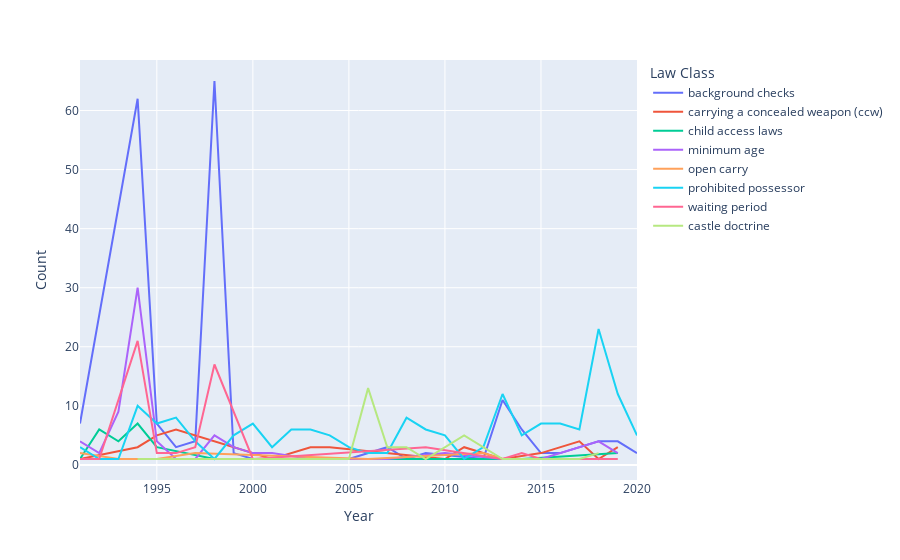

Write notebook code for a chart like this one.
### Code cell
test = laws[['Law Class','Year']]
classes = [
    'registration',
    'safety training required',
    'dealer license',
    'firearm sales restrictions',
    'permit to purchase'
]
test = test[~test['Law Class'].isin(classes)]
#test = test[test['Law Class']=='waiting period']
test = test.groupby(['Year','Law Class']).size().reset_index()
test = test.rename(columns={0: 'Count'})
test.head()
fig = px.line(test,x="Year",y='Count',color='Law Class')

fig.show()

### Figure 1 — Plotly figure (JSON) as saved in the notebook; plotly's stock layout.template omitted (floating-point values rounded to 4 significant figures)
{"data": [{"hovertemplate": "Law Class=background checks<br>Year=%{x}<br>Count=%{y}<extra></extra>", "legendgroup": "background checks", "line": {"color": "#636efa", "dash": "solid"}, "marker": {"symbol": "circle"}, "mode": "lines", "name": "background checks", "orientation": "v", "showlegend": true, "type": "scatter", "x": [1991, 1994, 1995, 1996, 1997, 1998, 1999, 2000, 2001, 2005, 2007, 2008, 2009, 2012, 2013, 2014, 2015, 2016, 2018, 2019, 2020], "xaxis": "x", "y": [7, 62, 7, 3, 4, 65, 2, 1, 1, 1, 3, 1, 2, 1, 11, 6, 2, 2, 4, 4, 2], "yaxis": "y"}, {"hovertemplate": "Law Class=carrying a concealed weapon (ccw)<br>Year=%{x}<br>Count=%{y}<extra></extra>", "legendgroup": "carrying a concealed weapon (ccw)", "line": {"color": "#EF553B", "dash": "solid"}, "marker": {"symbol": "circle"}, "mode": "lines", "name": "carrying a concealed weapon (ccw)", "orientation": "v", "showlegend": true, "type": "scatter", "x": [1991, 1994, 1995, 1996, 2001, 2003, 2004, 2007, 2010, 2011, 2013, 2015, 2016, 2017, 2018, 2019], "xaxis": "x", "y": [1, 3, 5, 6, 1, 3, 3, 2, 1, 3, 1, 2, 3, 4, 1, 3], "yaxis": "y"}, {"hovertemplate": "Law Class=child access laws<br>Year=%{x}<br>Count=%{y}<extra></extra>", "legendgroup": "child access laws", "line": {"color": "#00cc96", "dash": "solid"}, "marker": {"symbol": "circle"}, "mode": "lines", "name": "child access laws", "orientation": "v", "showlegend": true, "type": "scatter", "x": [1991, 1992, 1993, 1994, 1995, 1998, 2000, 2001, 2014, 2019], "xaxis": "x", "y": [1, 6, 4, 7, 3, 1, 1, 1, 1, 2], "yaxis": "y"}, {"hovertemplate": "Law Class=minimum age<br>Year=%{x}<br>Count=%{y}<extra></extra>", "legendgroup": "minimum age", "line": {"color": "#ab63fa", "dash": "solid"}, "marker": {"symbol": "circle"}, "mode": "lines", "name": "minimum age", "orientation": "v", "showlegend": true, "type": "scatter", "x": [1991, 1992, 1993, 1994, 1995, 1996, 1997, 1998, 1999, 2000, 2001, 2003, 2007, 2010, 2013, 2015, 2018, 2019], "xaxis": "x", "y": [4, 2, 9, 30, 4, 1, 1, 5, 3, 2, 2, 1, 1, 2, 1, 1, 4, 2], "yaxis": "y"}, {"hovertemplate": "Law Class=open carry<br>Year=%{x}<br>Count=%{y}<extra></extra>", "legendgroup": "open carry", "line": {"color": "#FFA15A", "dash": "solid"}, "marker": {"symbol": "circle"}, "mode": "lines", "name": "open carry", "orientation": "v", "showlegend": true, "type": "scatter", "x": [1991, 1993, 1994, 1995, 1997, 2006, 2012, 2013, 2015], "xaxis": "x", "y": [2, 1, 1, 1, 2, 1, 2, 1, 1], "yaxis": "y"}, {"hovertemplate": "Law Class=prohibited possessor<br>Year=%{x}<br>Count=%{y}<extra></extra>", "legendgroup": "prohibited possessor", "line": {"color": "#19d3f3", "dash": "solid"}, "marker": {"symbol": "circle"}, "mode": "lines", "name": "prohibited possessor", "orientation": "v", "showlegend": true, "type": "scatter", "x": [1991, 1992, 1993, 1994, 1995, 1996, 1997, 1998, 1999, 2000, 2001, 2002, 2003, 2004, 2005, 2006, 2007, 2008, 2009, 2010, 2011, 2012, 2013, 2014, 2015, 2016, 2017, 2018, 2019, 2020], "xaxis": "x", "y": [3, 1, 1, 10, 7, 8, 4, 1, 5, 7, 3, 6, 6, 5, 3, 2, 2, 8, 6, 5, 1, 3, 12, 5, 7, 7, 6, 23, 12, 5], "yaxis": "y"}, {"hovertemplate": "Law Class=waiting period<br>Year=%{x}<br>Count=%{y}<extra></extra>", "legendgroup": "waiting period", "line": {"color": "#FF6692", "dash": "solid"}, "marker": {"symbol": "circle"}, "mode": "lines", "name": "waiting period", "orientation": "v", "showlegend": true, "type": "scatter", "x": [1991, 1992, 1994, 1995, 1996, 1997, 1998, 2000, 2009, 2013, 2014, 2015, 2018, 2019], "xaxis": "x", "y": [1, 1, 21, 2, 2, 3, 17, 1, 3, 1, 2, 1, 1, 1], "yaxis": "y"}, {"hovertemplate": "Law Class=castle doctrine<br>Year=%{x}<br>Count=%{y}<extra></extra>", "legendgroup": "castle doctrine", "line": {"color": "#B6E880", "dash": "solid"}, "marker": {"symbol": "circle"}, "mode": "lines", "name": "castle doctrine", "orientation": "v", "showlegend": true, "type": "scatter", "x": [1994, 2005, 2006, 2007, 2008, 2009, 2011, 2013, 2016, 2017, 2018], "xaxis": "x", "y": [1, 1, 13, 3, 3, 1, 5, 1, 1, 1, 2], "yaxis": "y"}], "layout": {"legend": {"title": {"text": "Law Class"}, "tracegroupgap": 0}, "margin": {"t": 60}, "xaxis": {"anchor": "y", "domain": [0, 1], "title": {"text": "Year"}}, "yaxis": {"anchor": "x", "domain": [0, 1], "title": {"text": "Count"}}}}
